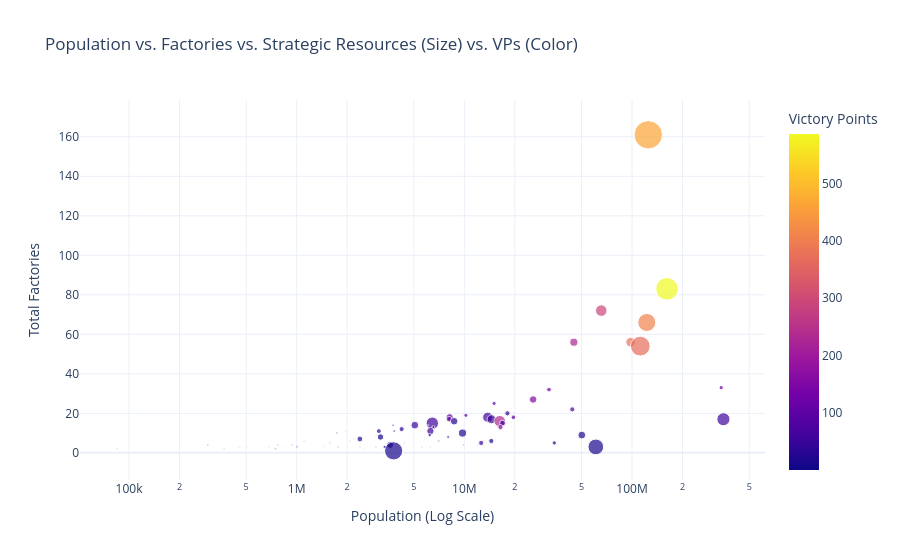

The notebook cell saved with this chart:
### Code cell
query = """
SELECT 
    c.country_name,
    c.country_tag,
    COUNT(s.state_id) AS total_states,
    SUM(s.population) AS total_population,
    SUM(s.victory_points) AS total_vps,
    SUM(s.civilian_factories) AS total_civs,
    SUM(s.military_factories) AS total_mils,
    SUM(s.naval_factories) AS total_navals,
    SUM(s.total_factories) AS total_factories,
    SUM(s.base_oil) AS total_oil,
    SUM(s.base_aluminum) AS total_aluminum,
    SUM(s.base_rubber) AS total_rubber,
    SUM(s.base_tungsten) AS total_tungsten,
    SUM(s.base_steel) AS total_steel,
    SUM(s.base_chromium) AS total_chromium,
    SUM(s.total_base_resources) AS aggregate_resources
FROM fact_state_1_14_5 s
JOIN dim_country c ON s.owner_tag = c.country_tag
GROUP BY c.country_name, c.country_tag
ORDER BY total_factories DESC;
"""

df_country = pd.read_sql(query, engine)

fig_bubble = px.scatter(
    df_country.head(84),
    x ="total_population",
    y ="total_factories",
    size="aggregate_resources",
    color="total_vps",
    hover_name="country_name",
    log_x=True,
    title="Population vs. Factories vs. Strategic Resources (Size) vs. VPs (Color)",
    labels={
        "total_population": "Population (Log Scale)",
        "total_factories": "Total Factories",
        "total_resources": "Total Resources",
        "total_vps": "Victory Points"
    },
    template="plotly_white"
)
fig_bubble.show()

### Figure 1 — Plotly figure (JSON) as saved in the notebook; plotly's stock layout.template omitted (floating-point values rounded to 4 significant figures)
{"data": [{"hovertemplate": "<b>%{hovertext}</b><br><br>Population (Log Scale)=%{x}<br>Total Factories=%{y}<br>aggregate_resources=%{marker.size}<br>Victory Points=%{marker.color}<extra></extra>", "hovertext": ["United States", "Soviet Union", "German Reich", "United Kingdom", "Italy", "Japan", "France", "China", "Poland", "Spain", "Czechoslovakia", "Second Brazilian Republic", "Romania", "Dominion of Canada", "Belgium", "Yugoslavia", "Netherlands", "British Raj", "Portugal", "Australia", "Turkey", "Kingdom of Hungary", "Sweden", "Argentina", "Chile", "Denmark", "Bulgaria", "Mexico", "Austria", "Switzerland", "Latvia", "Finland", "Kingdom of Greece", "Norway", "Uruguay", "South Africa", "Ireland", "Peru", "Guangxi Clique", "Colombia", "Venezuela", "Lithuania", "Bolivian Republic", "Ecuador", "Communist China", "Philippines", "Xibei San Ma", "Siam", "Estonia", "Manchukuo", "Shanxi", "Iran", "New Zealand", "Sinkiang", "Cuba", "Yunnan", "Republic of Paraguay", "Mongolia", "Dominican Republic", "Luxembourg", "Ethiopia", "Iraq", "Panama", "Albania", "Tibet", "Honduras", "Bhutan", "Nicaragua", "Nepal", "Costa Rica", "Afghanistan", "Haiti", "Guatemala", "El Salvador", "Saudi Arabia", "Dutch East Indies", "Liberia", "Oman", "Iceland", "Yemen", "Tannu Tuva", "Sultanate of Aussa", "British Malaya", "Mengkukuo"], "legendgroup": "", "marker": {"color": [465.0, 586.0, 289.0, 407.0, 224.0, 380.0, 369.0, 127.0, 134.0, 154.0, 96.0, 80.0, 45.0, 86.0, 91.0, 59.0, 91.0, 59.0, 55.0, 131.0, 234.0, 26.0, 63.0, 56.0, 50.0, 39.0, 49.0, 162.0, 66.0, 37.0, 18.0, 59.0, 55.0, 44.0, 14.0, 25.0, 22.0, 28.0, 19.0, 16.0, 7.0, 15.0, 27.0, 20.0, 3.0, 23.0, 16.0, 13.0, 11.0, 5.0, 3.0, 51.0, 18.0, 10.0, 6.0, 13.0, 18.0, 17.0, 6.0, 5.0, 32.0, 29.0, 6.0, 15.0, 5.0, 3.0, 3.0, 4.0, 3.0, 3.0, 8.0, 5.0, 3.0, 3.0, 14.0, 15.0, 3.0, 3.0, 1.0, 3.0, 3.0, 2.0, 14.0, 4.0], "coloraxis": "coloraxis", "size": [1499.0, 948.0, 249.0, 607.0, 125.0, 167.0, 730.0, 33.0, 42.0, 106.0, 32.0, 49.0, 51.0, 32.0, 41.0, 193.0, 99.0, 321.0, 149.0, 58.0, 248.0, 107.0, 287.0, 63.0, 110.0, 10.0, 3.0, 52.0, 17.0, 48.0, 2.0, 12.0, 101.0, 45.0, 7.0, 124.0, 2.0, 22.0, 114.0, 15.0, 76.0, 2.0, 62.0, 2.0, 6.0, 1.0, 1.0, 50.0, 2.0, 34.0, 0.0, 50.0, 4.0, 4.0, 93.0, 2.0, 5.0, 5.0, 1.0, 5.0, 5.0, 23.0, 1.0, 8.0, 2.0, 1.0, 2.0, 1.0, 2.0, 1.0, 3.0, 2.0, 4.0, 1.0, 3.0, 462.0, 6.0, 2.0, 0.0, 1.0, 2.0, 0.0, 618.0, 0.0], "sizemode": "area", "sizeref": 3.748, "symbol": "circle"}, "mode": "markers", "name": "", "orientation": "v", "showlegend": false, "type": "scatter", "x": [125000000.0, 161600000.0, 65550000.0, 122500000.0, 45000000.0, 98060000.0, 112000000.0, 340400000.0, 31980000.0, 25720000.0, 15050000.0, 44020000.0, 18070000.0, 10220000.0, 19620000.0, 13780000.0, 8174000.0, 350900000.0, 14530000.0, 8128000.0, 16280000.0, 8694000.0, 6441000.0, 16890000.0, 5064000.0, 3755000.0, 6086000.0, 16420000.0, 6535000.0, 4227000.0, 1962000.0, 3812000.0, 6275000.0, 3090000.0, 1736000.0, 9754000.0, 2970000.0, 6215000.0, 50180000.0, 8003000.0, 3161000.0, 2203000.0, 2382000.0, 2084000.0, 7015000.0, 13110000.0, 12390000.0, 14480000.0, 1108000.0, 34380000.0, 13700000.0, 12610000.0, 1572000.0, 4365000.0, 3612000.0, 12010000.0, 937100.0, 772900.0, 1258000.0, 295100.0, 9912000.0, 3353000.0, 468000.0, 1004000.0, 3727000.0, 860800.0, 450500.0, 683800.0, 5581000.0, 504500.0, 6278000.0, 2383000.0, 1773000.0, 1439000.0, 2965000.0, 60840000.0, 745900.0, 369400.0, 116000.0, 2493000.0, 85100.0, 560700.0, 3788000.0, 2038000.0], "xaxis": "x", "y": [161.0, 83.0, 72.0, 66.0, 56.0, 56.0, 54.0, 33.0, 32.0, 27.0, 25.0, 22.0, 20.0, 19.0, 18.0, 18.0, 18.0, 17.0, 17.0, 17.0, 16.0, 16.0, 15.0, 15.0, 14.0, 14.0, 14.0, 13.0, 13.0, 12.0, 11.0, 11.0, 11.0, 11.0, 10.0, 10.0, 9.0, 9.0, 9.0, 8.0, 8.0, 7.0, 7.0, 6.0, 6.0, 6.0, 6.0, 6.0, 6.0, 5.0, 5.0, 5.0, 5.0, 5.0, 4.0, 4.0, 4.0, 4.0, 4.0, 4.0, 4.0, 3.0, 3.0, 3.0, 3.0, 3.0, 3.0, 3.0, 3.0, 3.0, 3.0, 3.0, 3.0, 3.0, 3.0, 3.0, 2.0, 2.0, 2.0, 2.0, 2.0, 1.0, 1.0, 1.0], "yaxis": "y"}], "layout": {"coloraxis": {"colorbar": {"title": {"text": "Victory Points"}}, "colorscale": [[0, "#0d0887"], [0.1111, "#46039f"], [0.2222, "#7201a8"], [0.3333, "#9c179e"], [0.4444, "#bd3786"], [0.5556, "#d8576b"], [0.6667, "#ed7953"], [0.7778, "#fb9f3a"], [0.8889, "#fdca26"], [1, "#f0f921"]]}, "legend": {"itemsizing": "constant", "tracegroupgap": 0}, "title": {"text": "Population vs. Factories vs. Strategic Resources (Size) vs. VPs (Color)"}, "xaxis": {"anchor": "y", "domain": [0, 1], "title": {"text": "Population (Log Scale)"}, "type": "log"}, "yaxis": {"anchor": "x", "domain": [0, 1], "title": {"text": "Total Factories"}}}}
